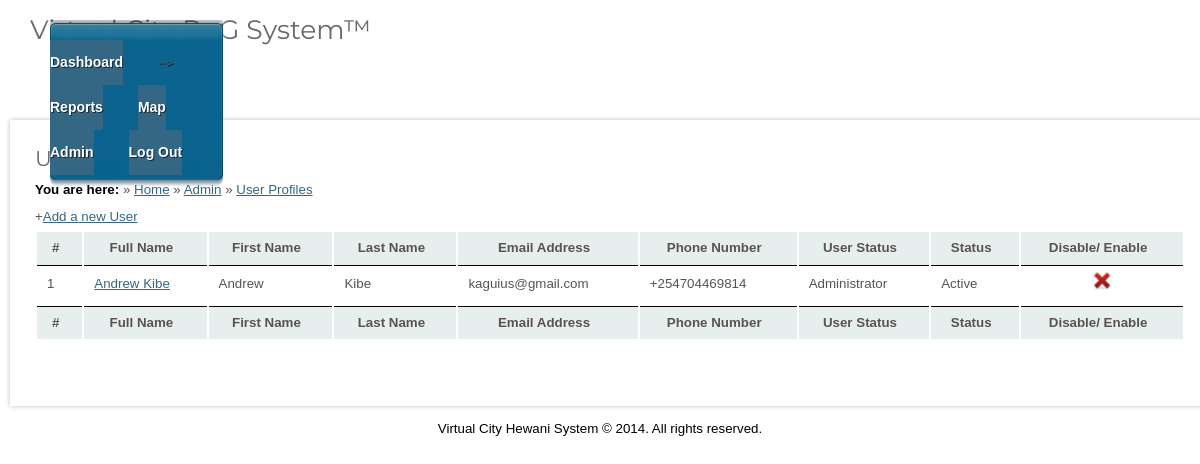
The app's page /user_details.php with its own data.
### tables this page shows
CREATE TABLE `user_profiles` (
  `id` int(5) NOT NULL AUTO_INCREMENT,
  `first_name` varchar(50) DEFAULT NULL,
  `last_name` varchar(50) DEFAULT NULL,
  `email_address` varchar(50) DEFAULT NULL,
  `password_main` varchar(100) DEFAULT NULL,
  `password_confirm` varchar(100) DEFAULT NULL,
  `phone_number` varchar(50) DEFAULT NULL,
  `admin_status` int(5) NOT NULL DEFAULT '3',
  `transactiontime` datetime DEFAULT NULL,
  `tenant_id` int(5) NOT NULL,
  `user_status` int(5) DEFAULT '0',
  `manager_id` int(10) DEFAULT '0',
  `UID` int(10) DEFAULT NULL,
  PRIMARY KEY (`id`)
);

CREATE TABLE `admin_status` (
  `id` int(5) NOT NULL AUTO_INCREMENT,
  `admin_status` varchar(50) DEFAULT NULL,
  PRIMARY KEY (`id`)
);

### user_details.php (the view, shortened to what this page needs)
<?php
	$adminstatus = "";
	$property_manager_id = "";
	if($adminstatus == 3){
		include_once('includes/header.php');
		?>
		<script type="text/javascript">
			document.location = "insufficient_permission.php";
		</script>
		<?php
	}
	else{
		$page_title = "User Profiles";
		include_once('includes/header.php');
			?>
		<div id="page">
			<div id="content">
				<div class="post">
					<h2><?php echo $page_title ?></h2>
					<strong>You are here:</strong> &raquo; <a href="index.php">Home</a> &raquo; <a href="admin.php">Admin</a> &raquo; <a href="user_details.php"><?php echo $page_title ?></a><br />
					+<a href="user_profiles.php">Add a new User</a>
					<table width="100%" border="0" cellspacing="2" cellpadding="2" class="display" id="example">
						<thead bgcolor="#E6EEEE">
							<tr>
								<th>#</th>
								<th>Full Name</th>
								<th>First Name</th>
								<th>Last Name</th>
								<th>Email Address</th>
								<th>Phone Number</th>
								<th>User Status</th>
								<th>Status</th>
								<th>Disable/ Enable</th>
							</tr>
						</thead>
						<tbody>
						<?php
						if($property_manager_id == 0){
							$result_suppliers = mysql_query("select user_profiles.id, first_name, last_name, email_address, phone_number, admin_status.admin_status, user_status from user_profiles inner join admin_status on admin_status.id = user_profiles.admin_status order by user_status desc");
						}
						else{
							$result_suppliers = mysql_query("select user_profiles.id, first_name, last_name, email_address, phone_number, admin_status.admin_status, user_status from user_profiles inner join admin_status on admin_status.id = user_profiles.admin_status where manager_id = '$property_manager_id'  order by user_status desc");
						}
							$intcount = 0;
								while ($row = mysql_fetch_array($result_suppliers))
								{
									$intcount++;
									$id = $row['id'];
									$first_name = $row['first_name'];
									$first_name = ucwords(strtolower($first_name));
									$last_name = $row['last_name'];
									$last_name = ucwords(strtolower($last_name));
									$user_name = $first_name." ".$last_name;
									$email_address = $row['email_address'];
									$phone_number = $row['phone_number'];
									$admin_status = $row['admin_status'];
									$user_status = $row['user_status'];
									if ($intcount % 2 == 0) {
										$display= '<tr bgcolor = #F0F0F6>';
									}
									else {
										$display= '<tr>';
									}
									echo $display;
										echo "<td valign='top'>$intcount</td>";
										echo "<td valign='top'><a href='user_profiles.php?id=$id&action=edit' title='Tenant Details'>$user_name</a></td>";
										echo "<td valign='top'>$first_name</td>";
										echo "<td valign='top'>$last_name</td>";
										echo "<td valign='top'>$email_address</td>";
										echo "<td valign='top'>$phone_number</td>";
										echo "<td valign='top'>$admin_status</td>";
										if($user_status == '1'){
											echo "<td valign='top'>Active</td>";
											echo "<td valign='top' align='center'><a title = 'Disable User' href='user_details.php?id=$id&action=disable'><img src='images/delete.png' width='20px'></a></td>";
										}
									echo "</tr>";
								}
							?>
						</tbody>
						<tfoot bgcolor="#E6EEEE">
							<tr>
								<th>#</th>
								<th>Full Name</th>
								<th>First Name</th>
								<th>Last Name</th>
								<th>Email Address</th>
								<th>Phone Number</th>
								<th>User Status</th>
								<th>Status</th>
								<th>Disable/ Enable</th>
							</tr>
						</tfoot>
					</table>
				</div>
			</div>
			<br class="clearfix" />
			</div>
		</div>
<?php
	}
	include_once('includes/footer.php');
?>

### css/style.css (style rules this page uses)
* { padding: 0; margin: 0; }
a { text-decoration: underline; color: #336784; }
body { color: #595350; line-height: 2em; background: #FFFFFF; font-size: 10pt; }
body,input { font-family: Helvetica, 'Ubuntu', Kreon, Verdana, sans-serif; }
strong { color: #000; }
h1,h2,h3,h4 { font-weight: normal; }
h2,h3,h4 { color: #696969; font-family: 'Montserrat', 'Ubuntu Condensed', Verdana, sans-serif; margin-bottom: 0.25em; }
h2 { font-size: 1.6em; }
.post { margin: 0 0 40px 0; }
#content { background: #FFF; width: 1150px; padding: 25px; float: left; box-shadow: 0px 0px 5px 0px rgba(0,0,0,0.25); }
#page { width: 1180px; padding: 0; margin: 20px 0 10px 0; position: relative; }

### css/demo_table.css (style rules this page uses)
table.display { margin: 0 auto; clear: both; width: 100%; }
table.display thead th { padding: 3px 18px 3px 10px; border-bottom: 1px solid black; font-weight: bold; cursor: pointer; * cursor: hand; }
table.display tfoot th { padding: 3px 18px 3px 10px; border-top: 1px solid black; font-weight: bold; }
table.display td { padding: 3px 10px; }

### records on screen
user_profiles: user_name "Andrew Kibe", first_name "Andrew", last_name "Kibe", email_address "kaguius@gmail.com", phone_number "+254704469814", admin_status.admin_status "Administrator", user_status 1 (drawn)

### other values on screen
$page_title "User Profiles"
